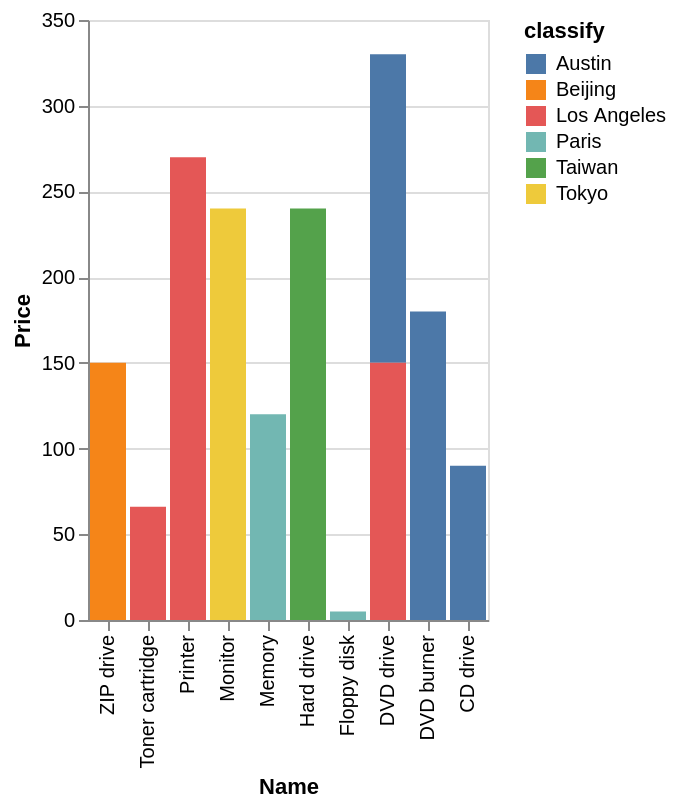

This figure's Vega-Lite source:
### Vega-Lite specification from a JSON file in a GitHub repository (floating-point values rounded to 4 significant figures)
{"data": {"values": [{"x_data": "CD drive", "y_data": 90, "classify": "Austin"}, {"x_data": "DVD burner", "y_data": 180, "classify": "Austin"}, {"x_data": "DVD drive", "y_data": 180, "classify": "Austin"}, {"x_data": "Floppy disk", "y_data": 0, "classify": "Austin"}, {"x_data": "Hard drive", "y_data": 0, "classify": "Austin"}, {"x_data": "Memory", "y_data": 0, "classify": "Austin"}, {"x_data": "Monitor", "y_data": 0, "classify": "Austin"}, {"x_data": "Printer", "y_data": 0, "classify": "Austin"}, {"x_data": "Toner cartridge", "y_data": 0, "classify": "Austin"}, {"x_data": "ZIP drive", "y_data": 0, "classify": "Austin"}, {"x_data": "CD drive", "y_data": 0, "classify": "Beijing"}, {"x_data": "DVD burner", "y_data": 0, "classify": "Beijing"}, {"x_data": "DVD drive", "y_data": 0, "classify": "Beijing"}, {"x_data": "Floppy disk", "y_data": 0, "classify": "Beijing"}, {"x_data": "Hard drive", "y_data": 0, "classify": "Beijing"}, {"x_data": "Memory", "y_data": 0, "classify": "Beijing"}, {"x_data": "Monitor", "y_data": 0, "classify": "Beijing"}, {"x_data": "Printer", "y_data": 0, "classify": "Beijing"}, {"x_data": "Toner cartridge", "y_data": 0, "classify": "Beijing"}, {"x_data": "ZIP drive", "y_data": 150, "classify": "Beijing"}, {"x_data": "CD drive", "y_data": 0, "classify": "Los Angeles"}, {"x_data": "DVD burner", "y_data": 0, "classify": "Los Angeles"}, {"x_data": "DVD drive", "y_data": 150, "classify": "Los Angeles"}, {"x_data": "Floppy disk", "y_data": 0, "classify": "Los Angeles"}, {"x_data": "Hard drive", "y_data": 0, "classify": "Los Angeles"}, {"x_data": "Memory", "y_data": 0, "classify": "Los Angeles"}, {"x_data": "Monitor", "y_data": 0, "classify": "Los Angeles"}, {"x_data": "Printer", "y_data": 270, "classify": "Los Angeles"}, {"x_data": "Toner cartridge", "y_data": 66, "classify": "Los Angeles"}, {"x_data": "ZIP drive", "y_data": 0, "classify": "Los Angeles"}, {"x_data": "CD drive", "y_data": 0, "classify": "Paris"}, {"x_data": "DVD burner", "y_data": 0, "classify": "Paris"}, {"x_data": "DVD drive", "y_data": 0, "classify": "Paris"}, {"x_data": "Floppy disk", "y_data": 5, "classify": "Paris"}, {"x_data": "Hard drive", "y_data": 0, "classify": "Paris"}, {"x_data": "Memory", "y_data": 120, "classify": "Paris"}, {"x_data": "Monitor", "y_data": 0, "classify": "Paris"}, {"x_data": "Printer", "y_data": 0, "classify": "Paris"}, {"x_data": "Toner cartridge", "y_data": 0, "classify": "Paris"}, {"x_data": "ZIP drive", "y_data": 0, "classify": "Paris"}, {"x_data": "CD drive", "y_data": 0, "classify": "Taiwan"}, {"x_data": "DVD burner", "y_data": 0, "classify": "Taiwan"}, {"x_data": "DVD drive", "y_data": 0, "classify": "Taiwan"}, {"x_data": "Floppy disk", "y_data": 0, "classify": "Taiwan"}, {"x_data": "Hard drive", "y_data": 240, "classify": "Taiwan"}, {"x_data": "Memory", "y_data": 0, "classify": "Taiwan"}, {"x_data": "Monitor", "y_data": 0, "classify": "Taiwan"}, {"x_data": "Printer", "y_data": 0, "classify": "Taiwan"}, {"x_data": "Toner cartridge", "y_data": 0, "classify": "Taiwan"}, {"x_data": "ZIP drive", "y_data": 0, "classify": "Taiwan"}, {"x_data": "CD drive", "y_data": 0, "classify": "Tokyo"}, {"x_data": "DVD burner", "y_data": 0, "classify": "Tokyo"}, {"x_data": "DVD drive", "y_data": 0, "classify": "Tokyo"}, {"x_data": "Floppy disk", "y_data": 0, "classify": "Tokyo"}, {"x_data": "Hard drive", "y_data": 0, "classify": "Tokyo"}, {"x_data": "Memory", "y_data": 0, "classify": "Tokyo"}, {"x_data": "Monitor", "y_data": 240, "classify": "Tokyo"}, {"x_data": "Printer", "y_data": 0, "classify": "Tokyo"}, {"x_data": "Toner cartridge", "y_data": 0, "classify": "Tokyo"}, {"x_data": "ZIP drive", "y_data": 0, "classify": "Tokyo"}]}, "mark": "bar", "encoding": {"x": {"field": "x_data", "type": "nominal", "title": "Name", "sort": "descending"}, "y": {"field": "y_data", "type": "quantitative", "title": "Price"}, "color": {"field": "classify"}}}
